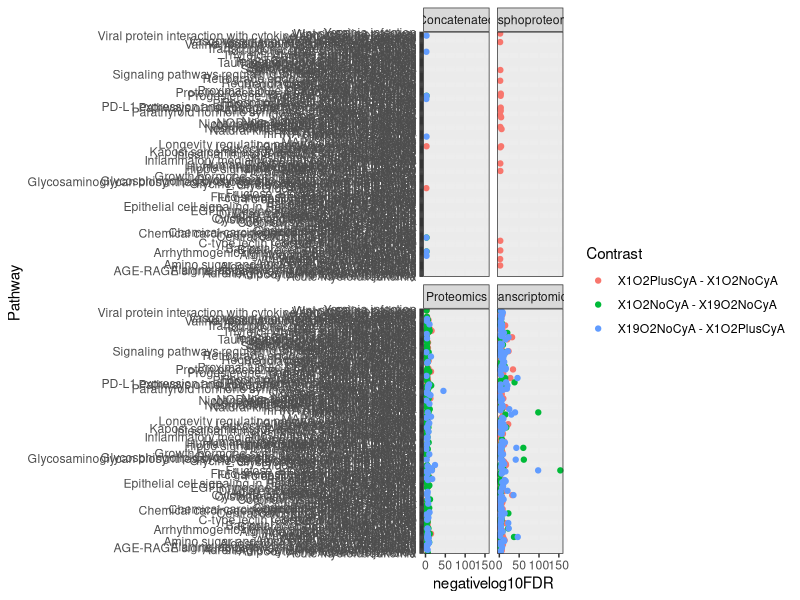
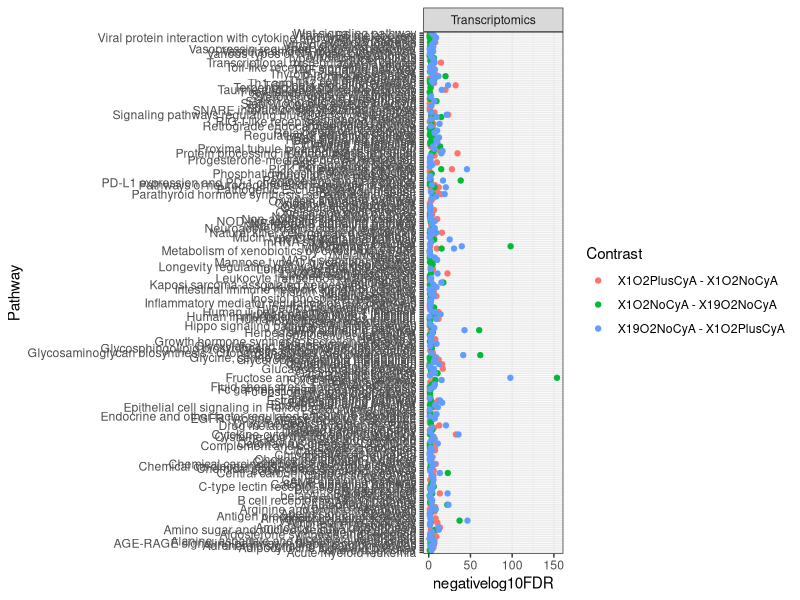
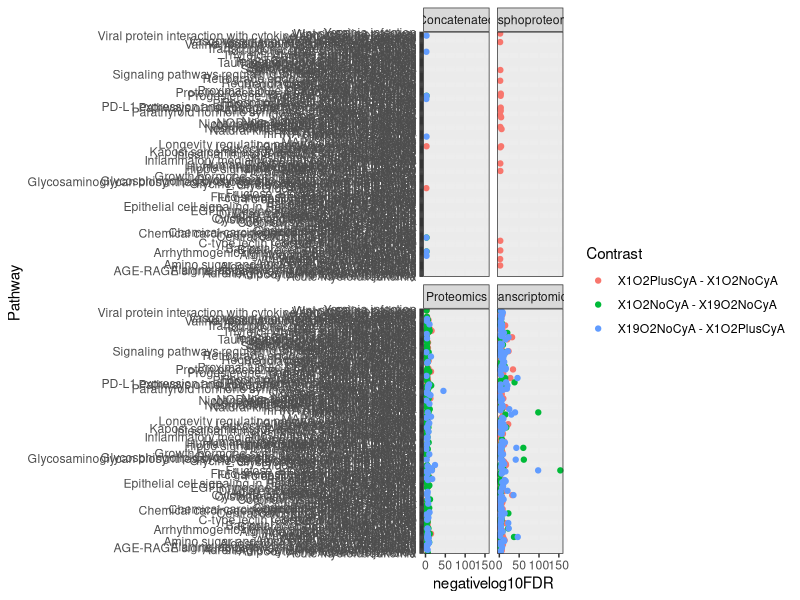
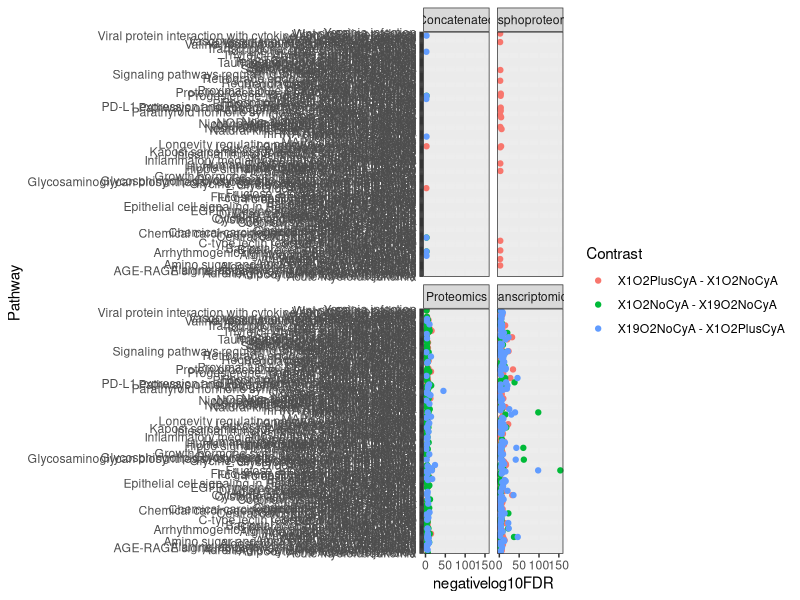
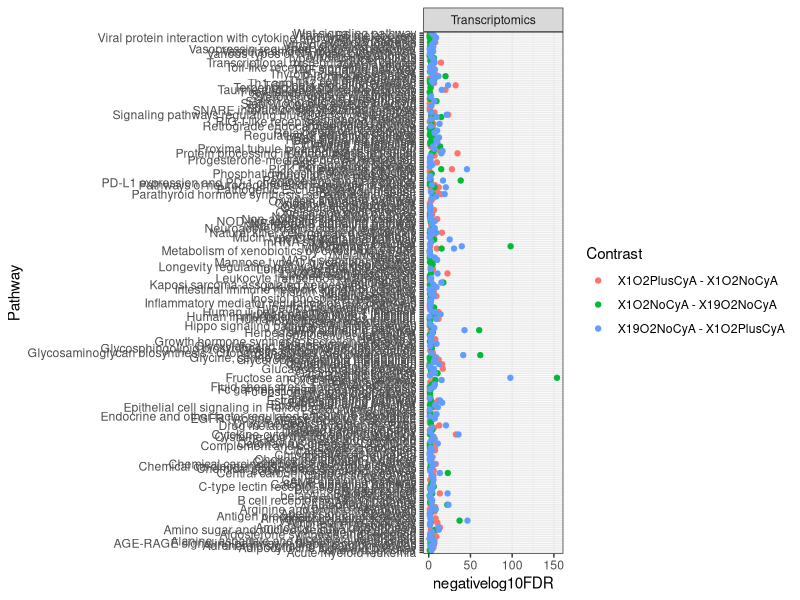
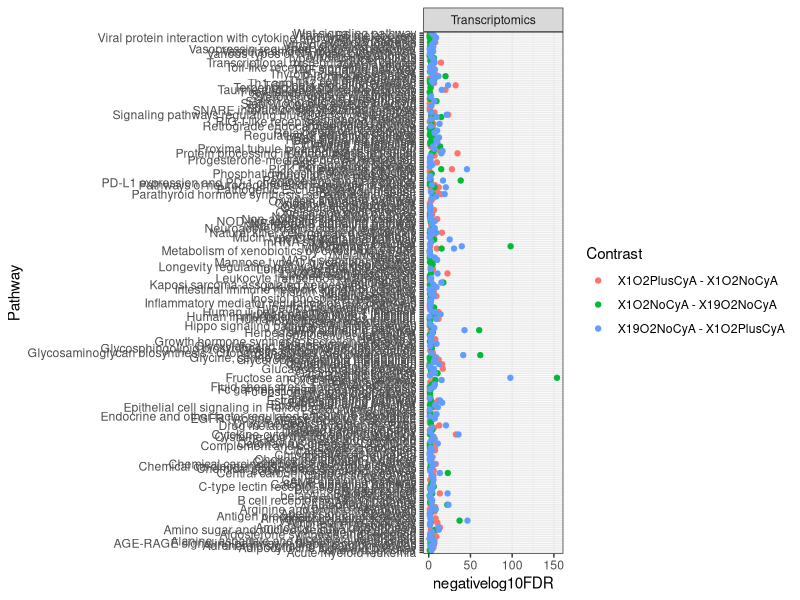

The R script that drew these images, in order:
## ---- chunk 1

reshapePvals <- function(mBonita_PA) {
  allPA <-
    reshape2::melt(
      mBonita_PA,
      id.vars = c("Pathway", "Method"),
      measure.vars =  c(
        "X1O2PlusCyA - X1O2NoCyA",
        "X1O2NoCyA - X19O2NoCyA",
        "X19O2NoCyA - X1O2PlusCyA"
      )
    )
  colnames(allPA) <-
    c("Pathway", "Method", "Contrast", "negativelog10pvalue")
  allPA$pvalue <- 10 ^ (-1 * allPA$negativelog10pvalue)
  allPA$FDR <- p.adjust(allPA$pvalue, method = "BH")
  allPA$negativelog10FDR <- (-1)*log10(allPA$FDR)
  temp <- allPA$pvalue < 0.05
  allPA <- allPA[temp,]
  return(allPA)
}
## ---- chunk 2
require(reshape2)
concat_PA <- read.csv("pvalues_concatenated_20220816.csv", row.names = 1, col.names= c("Pathway", "Code", "Nodes", "X1O2PlusCyA - X1O2NoCyA", "X1O2NoCyA - X19O2NoCyA", "X19O2NoCyA - X1O2PlusCyA"), check.names = FALSE)
concat_PA$Method <- "Concatenated"
concat_PA <- reshapePvals(concat_PA)
prot_PA <- read.csv("pvalues_proteomics_20220816.csv", row.names = 1, col.names= c("Pathway", "Code", "Nodes", "X1O2PlusCyA - X1O2NoCyA", "X1O2NoCyA - X19O2NoCyA", "X19O2NoCyA - X1O2PlusCyA"), check.names = FALSE)
prot_PA$Method <- "Proteomics"
prot_PA <- reshapePvals(prot_PA)
trans_PA <- read.csv("pvalues_transcriptomics_20220816.csv", row.names = 1, col.names= c("Pathway", "Code", "Nodes", "X1O2PlusCyA - X1O2NoCyA", "X1O2NoCyA - X19O2NoCyA", "X19O2NoCyA - X1O2PlusCyA"), check.names = FALSE)
trans_PA$Method <- "Transcriptomics"
trans_PA <- reshapePvals(trans_PA)
phosph_PA <- read.csv("pvalues_phosphoproteomics_20220816.csv", row.names = 1, col.names= c("Pathway", "Code", "Nodes", "X1O2PlusCyA - X1O2NoCyA", "X1O2NoCyA - X19O2NoCyA", "X19O2NoCyA - X1O2PlusCyA"), check.names = FALSE)
phosph_PA$Method <- "Phosphoproteomics"
phosph_PA <- reshapePvals(phosph_PA)

## ---- chunk 3
mBonita_PA <- rbind(concat_PA, prot_PA, trans_PA, phosph_PA)
temp <- mBonita_PA$FDR < 0.01
mBonita_PA <- mBonita_PA[temp,]
head(mBonita_PA)
## ---- chunk 4
require(ggplot2)

ggplot(mBonita_PA) + geom_point(aes(x=negativelog10FDR, y=Pathway, color=Contrast)) + facet_wrap(facets = 'Method', drop=TRUE) + theme_bw()
ggsave(filename = "mBonita_allResults.svg", width = 12, height = 10, units = 'in')
ggsave(filename = 'mBonita_allResults.png', width = 12, height =10, units = 'in')
## ---- chunk 5
ggplot(trans_PA) + geom_point(aes(x=negativelog10FDR, y=Pathway, color=Contrast)) + facet_wrap(facets = 'Method', drop=TRUE) + theme_bw()
ggsave(filename = "mBonita_trans_allResults.svg", width = 12, height = 10, units = 'in')
ggsave(filename = 'mBonita_trans_allResults.png', width = 12, height =10, units = 'in')
